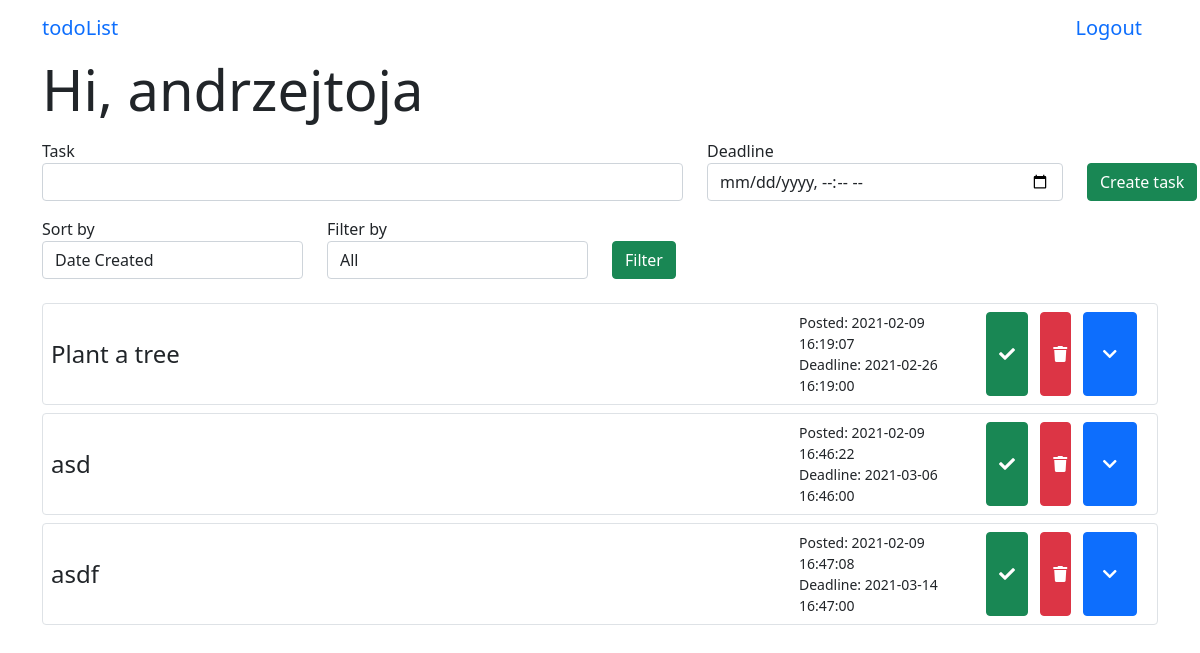
The page /menu (signed in) on the database as committed earlier.
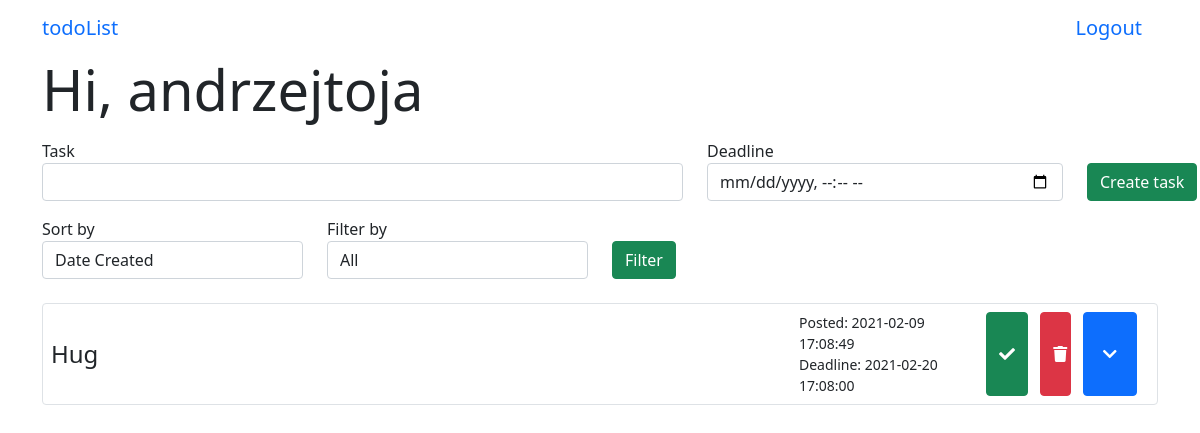
The same page on the database as committed later.
### app/models.py (models this page shows, shortened)
class User(UserMixin, db.Model):
    id = db.Column(db.Integer, primary_key=True)
    username = db.Column(db.String(64), index=True, unique=True)
    email = db.Column(db.String(64), index=True, unique=True)
    password_hash = db.Column(db.String(128))
    tasks = db.relationship('Task', backref='author', lazy='dynamic')
    authenticated = db.Column(db.Boolean, index=True, default=False)
    def get_tasks(self):
        return Task.query.filter_by(user_id=self.id)

class Task(db.Model):
    id = db.Column(db.Integer, primary_key=True)
    task = db.Column(db.String(140))
    timestamp = db.Column(db.DateTime, index=True, default=datetime.now())
    deadline = db.Column(db.DateTime, index=True)
    is_completed = db.Column(db.Boolean, default=False)
    description = db.Column(db.String(500), default="")
    subtasks = db.relationship('Subtask', backref='main_task', lazy='dynamic')
    user_id = db.Column(db.Integer, db.ForeignKey('user.id'))

### app/routes.py (the view)
@login_required
@app.route('/menu', methods=['GET', 'POST'])
def menu():
    task_form = TaskForm()
    filter_form = FilterForm()
    tasks = current_user.get_tasks()
    if task_form.submit1.data and task_form.validate_on_submit():
        task = Task(task=task_form.task.data, deadline=task_form.deadline.data, author=current_user)
        db.session.add(task)
        db.session.commit()
        tasks = current_user.get_tasks()
        return redirect('menu')
    if filter_form.submit2.data and filter_form.validate_on_submit():
        tasks = current_user.get_tasks_filtered(filter_form.sort_by.data, filter_form.filter_by.data)
    return render_template('menu.html', user = current_user, form=task_form, filter_form=filter_form, tasks=tasks, date=datetime.now())

### app/forms.py (shortened to what this page needs)
class TaskForm(FlaskForm):
    task = StringField('Task', validators=[DataRequired()])
    deadline = DateTimeLocalField('Deadline', validators=[DataRequired()], format='%Y-%m-%dT%H:%M')
    submit1 = SubmitField('Create task')

class FilterForm(FlaskForm):
    sort_by = SelectField('Sort by', choices=['Date Created', 'Deadline'], validators=[])
    filter_by = SelectField('Filter by', choices=['All', 'Completed', "Uncompleted"], validators=[])
    submit2 = SubmitField('Filter')

### app/models.py (called while the page is built)
@login.user_loader
def load_user(id):
    return User.query.get(int(id))

### app/templates/menu.html (shortened to what this page needs)
{% extends 'base.html' %}
{% block start %}Hi, {{ user.username }}{% endblock %}
{% block body %}
    <form action="" method="POST" class="add-task">
        <div class="row">
            <p class="col-7">
                {{ form.task.label }}
                {{ form.task(class_="form-control") }}
            </p>
            <p class="col-4">
                {{ form.deadline.label }}
                {{ form.deadline(class_="form-control date-input", type="datetime-local") }}
            </p>
            <p class="col-1">
                {{ form.submit1(class_="btn btn-success mt-4") }}
            </p>
        </div>
    </form>
    <form action="" method="POST" class="select">
        <div class="row">
            <p class="col-3">
                {{ filter_form.sort_by.label }}
                {{ filter_form.sort_by(class_="form-control") }}
            </p>
            <p class="col-3">
                {{ filter_form.filter_by.label }}
                {{ filter_form.filter_by(class_="form-control") }}
            </p>
            <p class="col-1">
                {{ filter_form.submit2(class_="btn btn-success mt-4") }}
            </p>
        </div>
    </form>
    <div class="tasks">
        <div class="accordion" id="acc">
            {% for task in tasks %}
                <div class="accordion-item p-2 mt-2 mb-2 border rounded">
                    <div class="accordion-header row" id={{ "task" + task.id|string }}>
                        <div class="col-8 h4 my-auto">
                            {% if task.is_completed %}
                                <s>{{ task.task }}</s>
                            {% else %}
                                {{ task.task }}
                            {% endif %}
                        </div>
                        <div class="col-2 my-auto">
                            <div class="date">
                                Posted: {{ task.timestamp.strftime("%Y-%m-%d %H:%M:%S") }}
                            </div>
                            {% if task.deadline.timestamp() - task.timestamp.timestamp() < 0 %}
                                <div class="date text-danger">
                                    Deadline: {{ task.deadline }}
                                </div>
                            {% else %}
                                <div class="date" color="red">
                                    Deadline: {{ task.deadline }}
                                </div>
                            {% endif %}
                        </div>
                        <div class="col-2 row">
                            <form class="col-4 form-temp" action={{ "/change_status/" + task.id|string }}>
                                {% if task.is_completed %}
                                    <button type="submit" class="btn btn-warning form-item h-100"><i class="fas fa-times"></i></button>
                                {% else %}
                                    <button type="submit" class="btn btn-success form-item h-100"><i class="fas fa-check"></i></button>
                                {% endif %}
                            </form>
                            <form class="col-4 form-temp" action={{ "/delete/" + task.id|string }}>
                                <button type="submit" class="btn btn-danger w-100 h-100 form-item"><i class="fas fa-trash"></i></button>
                            </form>
                            <button class="btn btn-primary col-4" type="button" data-toggle="collapse" data-target={{ "#collapse" + task.id|string }} aria-expanded="false" aria-controls={{ "collapse" + task.id|string }}>
                                <i class="fas fa-chevron-down"></i>
                            </button>
                        </div>
                    </div>
                </div>
            </div>
        {% endfor %}
    </div>
{% endblock %}

### app/templates/base.html (shortened to what this page needs)
<!DOCTYPE html>
<html lang="en">
<head>
    <link href="{{ url_for('static', filename='css/main.css') }}" rel="stylesheet">
    <link href="https://cdn.jsdelivr.net/npm/bootstrap@5.0.0-beta1/dist/css/bootstrap.min.css" rel="stylesheet">
    <link rel="stylesheet" href="https://cdnjs.cloudflare.com/ajax/libs/font-awesome/5.15.2/css/all.min.css" />
</head>
<body>
    <header class="site-header container">
        <nav class="navbar">
            <a class="navbar-brand" href="/menu">todoList</a>
            {% if current_user.is_authenticated %}
                <a class="navbar-brand" href="/logout">Logout</a>
            {% else %}
                <a class="navbar-brand" href="/register">Register</a>
            {% endif %}
        </nav>
    </header>
    <div class="container">
        <div class="page-header">
            <h1 class="display-4">{% block start %}{% endblock %}</h1>
        </div>
        {% block body %}{% endblock %}
    </div>
</body>
</html>

### app/static/css/main.css (style rules this page uses)
* { box-sizing: border-box }
body { font-family: 'Montserrat', sans-serif; overflow-y:scroll; }
.date { font-size: 14px; }
.form-temp { display: flex; flex-direction: row; }
.form-item { flex: 1; }
button { display: block; }

Rows that differ between the two databases and show on the page:
removed Task: task "Plant a tree", timestamp "2021-02-09 16:19:07", deadline "2021-02-26 16:19:00", is_completed False (drawn)
removed Task: task "asd", timestamp "2021-02-09 16:46:22", deadline "2021-03-06 16:46:00", is_completed False (drawn)
removed Task: task "asdf", timestamp "2021-02-09 16:47:08", deadline "2021-03-14 16:47:00", is_completed False (drawn)
added Task: task "Hug", timestamp "2021-02-09 17:08:49", deadline "2021-02-20 17:08:00", is_completed False (drawn)
